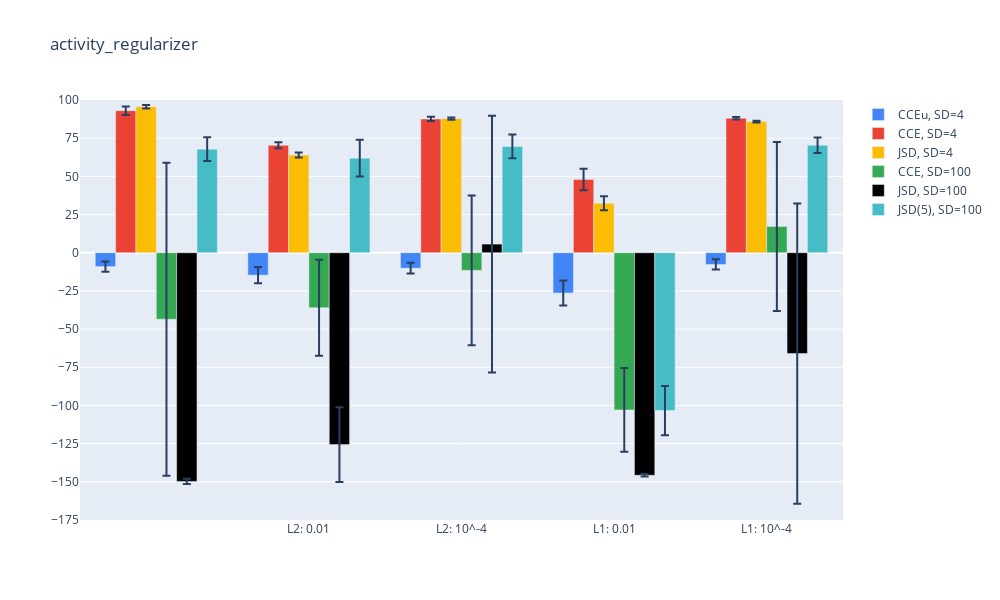

The cell this chart's notebook holds for it:
### Code cell
plot_vals(6)
plt.savefig("pictures/results_fig_6.svg")

### Figure 1 — Plotly figure (JSON) as saved in the notebook; plotly's stock layout.template omitted (floating-point values rounded to 4 significant figures)
{"data": [{"error_y": {"array": [3.357, 5.263, 3.501, 8.222, 3.356]}, "marker": {"color": "#4285F4"}, "name": "CCEu, SD=4", "type": "bar", "x": ["", "L2: 0.01", "L2: 10^-4", "L1: 0.01", "L1: 10^-4"], "y": [-9.074, -14.69, -10.12, -26.41, -7.697]}, {"error_y": {"array": [2.788, 1.993, 1.402, 7.034, 0.7864]}, "marker": {"color": "#EA4335"}, "name": "CCE, SD=4", "type": "bar", "x": ["", "L2: 0.01", "L2: 10^-4", "L1: 0.01", "L1: 10^-4"], "y": [93.03, 70.35, 87.58, 47.92, 88.06]}, {"error_y": {"array": [1.114, 1.629, 0.7138, 4.55, 0.5946]}, "marker": {"color": "#FBBC04"}, "name": "JSD, SD=4", "type": "bar", "x": ["", "L2: 0.01", "L2: 10^-4", "L1: 0.01", "L1: 10^-4"], "y": [95.62, 63.92, 87.76, 32.38, 85.85]}, {"error_y": {"array": [102.5, 31.5, 49.04, 27.38, 55.36]}, "marker": {"color": "#34A853"}, "name": "CCE, SD=100", "type": "bar", "x": ["", "L2: 0.01", "L2: 10^-4", "L1: 0.01", "L1: 10^-4"], "y": [-43.56, -36.03, -11.55, -102.9, 17.19]}, {"error_y": {"array": [1.778, 24.45, 84.02, 0.8043, 98.31]}, "marker": {"color": "#000000"}, "name": "JSD, SD=100", "type": "bar", "x": ["", "L2: 0.01", "L2: 10^-4", "L1: 0.01", "L1: 10^-4"], "y": [-149.7, -125.6, 5.653, -145.7, -66.02]}, {"error_y": {"array": [7.769, 12.1, 7.79, 16.15, 5.038]}, "marker": {"color": "#46BDC6"}, "name": "JSD(5), SD=100", "type": "bar", "x": ["", "L2: 0.01", "L2: 10^-4", "L1: 0.01", "L1: 10^-4"], "y": [67.82, 61.94, 69.57, -103.4, 70.39]}], "layout": {"height": 600, "title": {"text": "activity_regularizer"}, "width": 1000, "yaxis": {"dtick": 25, "range": [-175, 100], "tick0": 0}}}
